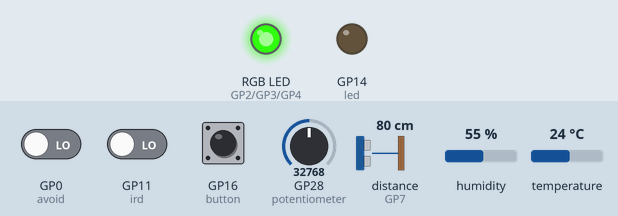
Simulated run of this program. Board: Raspberry Pi Pico running MicroPython. Parts: an RGB LED mixed from three pins (HIGH = lit), output pins drawn as LEDs (lit = HIGH). The test bench sets the inputs (shaded band); at power-on: GP16 (button) HIGH, GP11 (ird) LOW, GP0 (avoid) LOW, GP28 (potentiometer) = 32768, distance to the obstacle (sensor on GP7) 80 cm, humidity 55 %, temperature 24 °C (analog values on the 0–65535 scale). The echo pulse lasts 58.3 µs per cm; dim RGB values are drawn brighter than linear; random numbers come from a fixed seed; pins used as bus, display or sensor lines are not drawn; what the program prints to the serial console is not drawn.

Above: at 1.2 s.
1.3 s: GP16 (button) pulled LOW for 0.15 s
At 1.3 s:
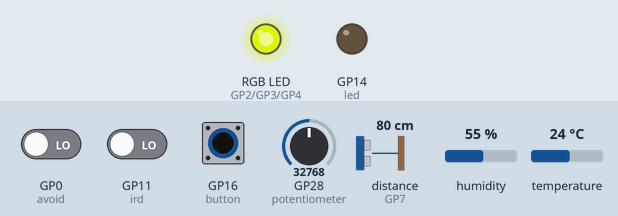
2.9 s: GP11 (ird) driven HIGH and GP16 (button) driven LOW
4.4 s: GP16 (button) pulsed HIGH 5 times (0.12 s each, 0.3 s apart)
At 5.6 s:
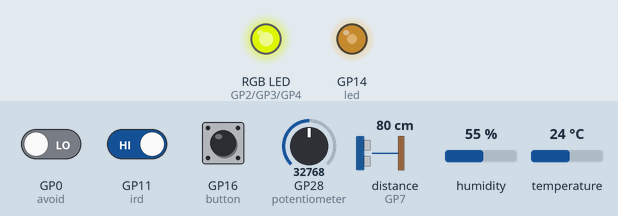
At 6.22 s:
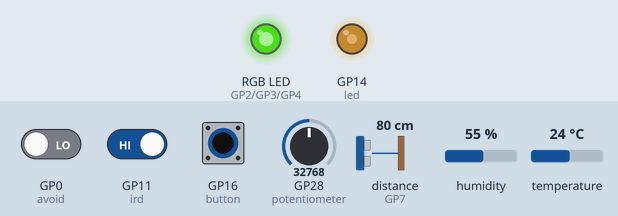
Timing chart, 0 to 26.4 s (numbered marks = the images above; inputs shaded):
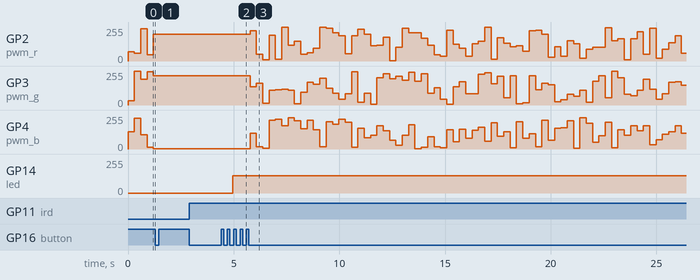

The program:

Comprehensive_experiment.py
```python
'''
 * Keyestudio 37 in 1 Starter Kit for Raspberry Pi Pico
 * lesson 55
 * Comprehensive experiment
 * http://www.keyestudio.com
'''
from machine import Pin, PWM
import time
import random
import dht

pwm_r = PWM(Pin(2))
pwm_g = PWM(Pin(3))
pwm_b = PWM(Pin(4))

pwm_r.freq(1000)
pwm_g.freq(1000)
pwm_b.freq(1000)

pin = machine.Pin(19, machine.Pin.OUT, machine.Pin.PULL_DOWN)
xht = dht.DHT11(pin)

potentiometer = machine.ADC(28)
button = Pin(16, Pin.IN)
led = PWM(Pin(14))
led.freq(1000)
ird = Pin(11,Pin.IN)
B = machine.Pin(22, machine.Pin.IN)
X = machine.ADC(26)
Y = machine.ADC(27)
avoid = Pin(0, Pin.IN)
# 设置超声波引脚
trigger = Pin(6, Pin.OUT)
echo = Pin(7, Pin.IN)

def light(red, green, blue):
    pwm_r.duty_u16(red)
    pwm_g.duty_u16(green)
    pwm_b.duty_u16(blue)

act = {"1": "LLLLLLLLHHHHHHHHLHHLHLLLHLLHLHHH","2": "LLLLLLLLHHHHHHHHHLLHHLLLLHHLLHHH","3": "LLLLLLLLHHHHHHHHHLHHLLLLLHLLHHHH",
       "4": "LLLLLLLLHHHHHHHHLLHHLLLLHHLLHHHH","5": "LLLLLLLLHHHHHHHHLLLHHLLLHHHLLHHH","6": "LLLLLLLLHHHHHHHHLHHHHLHLHLLLLHLH",
       "7": "LLLLLLLLHHHHHHHHLLLHLLLLHHHLHHHH","8": "LLLLLLLLHHHHHHHHLLHHHLLLHHLLLHHH","9": "LLLLLLLLHHHHHHHHLHLHHLHLHLHLLHLH",
       "0": "LLLLLLLLHHHHHHHHLHLLHLHLHLHHLHLH","Up": "LLLLLLLLHHHHHHHHLHHLLLHLHLLHHHLH","Down": "LLLLLLLLHHHHHHHHHLHLHLLLLHLHLHHH",
       "Left": "LLLLLLLLHHHHHHHHLLHLLLHLHHLHHHLH","Right": "LLLLLLLLHHHHHHHHHHLLLLHLLLHHHHLH","Ok": "LLLLLLLLHHHHHHHHLLLLLLHLHHHHHHLH",
       "*": "LLLLLLLLHHHHHHHHLHLLLLHLHLHHHHLH","#": "LLLLLLLLHHHHHHHHLHLHLLHLHLHLHHLH"}

def read_ircode(ird):
    wait = 1
    complete = 0
    seq0 = []
    seq1 = []

    while wait == 1:
        if ird.value() == 0:
            wait = 0
    while wait == 0 and complete == 0:
        start = time.ticks_us()
        while ird.value() == 0:
            ms1 = time.ticks_us()
        diff = time.ticks_diff(ms1,start)
        seq0.append(diff)
        while ird.value() == 1 and complete == 0:
            ms2 = time.ticks_us()
            diff = time.ticks_diff(ms2,ms1)
            if diff > 10000:
                complete = 1
        seq1.append(diff)

    code = ""
    for val in seq1:
        if val < 2000:
            if val < 700:
                code += "L"
            else:
                code += "H"
    # print(code)
    command = ""
    for k,v in act.items():
        if code == v:
            command = k
    if command == "":
        command = code
    return command


# 超声波测距，单位：厘米
def getDistance(trigger, echo):
    # 产生10us的方波
    trigger.low()   #预先给出一个短的低电平，以确保一个干净的高脉冲:
    time.sleep_us(2)
    trigger.high()
    time.sleep_us(10)#拉高电平後，等待10微秒后，立即设置为低电平
    trigger.low()

    while echo.value() == 0: #建立一个while循环检测回波引腳是否值為0，记录当时时间
        start = time.ticks_us()
    while echo.value() == 1: #建立一个while循环检测回波引腳是否值為1，记录当时时间
        end = time.ticks_us()
    d = (end - start) * 0.0343 / 2 #声波行進時間 x 声速(343.2 m/s，即每微秒0.0343公分)，來回距離再除以2
    return d


keys = 0
nums = 0
print(keys % 7)
def toggle_handle(pin):
    global keys
    keys += 1
    print(keys % 7)

button.irq(trigger = Pin.IRQ_FALLING, handler = toggle_handle)

def showRGB():
    R = random.randint(0,65535)
    G = random.randint(0,65535)
    B = random.randint(0,65535)
    light(R, G, B)
    time.sleep(0.3)

def showxht11():
    print("temperature：{} ℃  humidity：{} %".format(xht.temperature, xht.humidity))
    time.sleep(1)

def IRreceive():
    command = read_ircode(ird)
    print(command)

def showJoystick():
    B_value = B.value()
    X_value = X.read_u16()
    Y_value = Y.read_u16()
    print("button:", end = " ")
    print(B_value, end = " ")
    print("X:", end = " ")
    print(X_value, end = " ")
    print("Y:", end = " ")
    print(Y_value)
    time.sleep(0.1)

def adjustLight():
    pot_value = potentiometer.read_u16()
    print(pot_value)
    led.duty_u16(pot_value)
    time.sleep(0.1)

def showAvoid():
    if avoid.value() == 0:
        print("There are obstacles")
    else:
        print("All going well")
    time.sleep(0.1)

def showDistance():
    distance = getDistance(trigger, echo)
    print("The distance is ：{:.2f} cm".format(distance))
    time.sleep(0.1)

while True:
    nums = keys % 7  #按键次数对7取余,得到0 1 2 3 4 5 6
    if nums == 0:  #显示RGB
        showRGB()
    elif nums == 1:  #显示红外接收的值
        IRreceive()
    elif nums == 2:  #显示温湿度
        showxht11()
    elif nums == 3:  #显示摇杆值
        showJoystick()
    elif nums == 4:  #电位器调节led
        adjustLight()
    elif nums == 5:  #显示障碍物信息
        showAvoid()
    elif nums == 6:  #显示超声波测距值
        showDistance()
```

Measured:
- after the input at 1.3 s, every drawn part: stays the same
- after the input at 2.9 s, every drawn part: stays the same
- after the input at 4.4 s, GP2 (pwm_r): 199/255 → 227/255 after 1.4 s, → 52/255 0.30 s later, → 11/255 0.30 s later, → 194/255 0.30 s later, … (68 changes in this stretch); GP3 (pwm_g): 221/255 → 136/255 after 1.4 s, → 162/255 0.30 s later, → 13/255 0.30 s later, → 110/255 0.30 s later, … (69 changes in this stretch)
